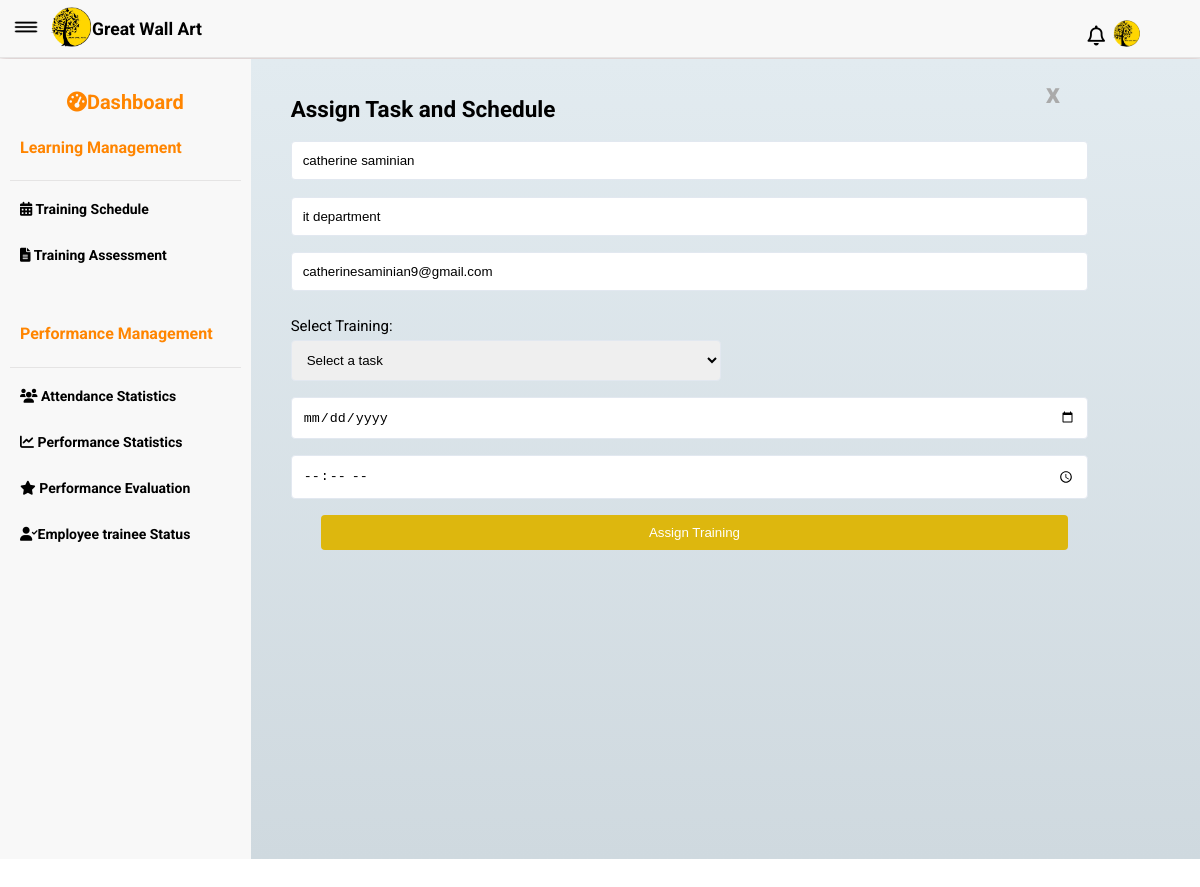
The app's page /adsched.php?id=46 with its own data.
### tables this page shows
CREATE TABLE `train` (
  `id` int(100) NOT NULL,
  `emname` varchar(100) NOT NULL,
  `depart` varchar(100) NOT NULL,
  `email` varchar(100) NOT NULL
);

### adsched.php (the view, shortened to what this page needs)
<?php
include 'connect.php';
$id = $_GET['id'];
  $query = "SELECT * FROM train where id='$id'";
  $data = mysqli_query($con,$query);
  $result = mysqli_fetch_assoc($data);
?>
<!DOCTYPE html>
<html lang="en">
<head>
    <link rel="stylesheet" href="css/style.css">
    <link rel="stylesheet" href="css/style1.css">
    <link rel="stylesheet" href="https://cdnjs.cloudflare.com/ajax/libs/font-awesome/6.0.0-beta3/css/all.min.css">
</head>
<body style="overflow: hidden;">
    <nav class="d-flex bg-primary border-color border-bottom flex-align-center padding-medium view-height-10 justify-content-between nav-shadow">
        <div class="d-flex flex-align-center">
            <button onclick="onToggle()" class="btn border-none bg-transparent">
                <img src="img/menu.png" height="20" width="30" alt="menu">
            </button>
            <a href=""><img src="img/gwamlogo.png" width="40" alt="logo"></a>
            <span><h3>Great Wall Art</h3></span>
        </div>
        <div class="navbar-right ml-auto">
            <button class="notification">
                <i class="fa-regular fa-bell" style="font-size: 20px;"></i>
            </button>
            <div class="dropdown">
                <a href="#" onclick="toggleDropdown()" id="profile-icon">
                    <img src="img/gwamlogo.png" alt="profile" width="27" height="27" class="border-radius-full">
                </a>
            </div>
        </div>
    </nav>
    <div class="container">
        <div class="d-flex bg-primary view-height-100">
            <div id="sidebar" class="sidebar text-black border-right text-center border-color"></br>
                <a href="dashboard.php" class="dashboard">
                    <h1><i class="fas fa-tachometer-alt"></i>Dashboard</h1>
                </a>
                <h2>Learning Management</h2>
                <hr class="border-color border-bottom seperator">
                <a href="schedule.php" class="text-black">
                    <h3><i class="fas fa-calendar-alt"></i> Training Schedule</h3>
                </a>
                <a href="assessment.php" class="text-black">
                    <h3><i class="fas fa-file-alt"></i> Training Assessment</h3>
                </a></br>
                <h2>Performance Management</h2>
                <hr class="border-color border-bottom seperator">
                <a href="attendancestat.php" class="text-black">
                    <h3><i class="fas fa-users"></i> Attendance Statistics</h3>
                </a>
                <a href="performancestats.php" class="text-black">
                    <h3><i class="fas fa-chart-line"></i> Performance Statistics</h3>
                </a>
                <a href="evaluation.php" class="text-black">
                    <h3><i class="fas fa-star"></i> Performance Evaluation</h3>
                </a>
                <a href="status.php" class="text-black">
                    <h3><i class="fas fa-user-check"></i>Employee trainee Status</h3>
                </a>
    </div>
    <div class="main-content">
    <div class="container"><br>
           <a href="schedule.php"><span class="close1">x</span></a>
            <h2>Assign Task and Schedule</h2>
            <form action="" method="post">
                <input type="text" name="name" value="<?php echo $result['emname'];?>" readonly>
                <input type="text" name="depart" value="<?php echo $result['depart'];?>" readonly>
                <input type="email" name="email" value="<?php echo $result['email'];?>" readonly>
                <label for="task">Select Training:</label>
                <select id="task" name="task" style="width: 430px;" required>
                    <option value="" disabled selected>Select a task</option>
                </select>
                <input type="date" id="date" name="date" required>
                <input type="time" id="time" name="time" required>
                <button class="button button2" style="width: 87%; margin-left: 30px;" name="submit">Assign Training</button>
            </form>
    </div>
</body>
</html>

### css/style.css (style rules this page uses)
body { font-family: 'Roboto'; font-size: 15px; padding: 0%; margin: 0%; }
.nav-shadow { border: 1px solid #fcfafa; box-shadow: 0 4px 8px rgba(214, 200, 200, 0.932); }
.navbar-right { display: flex; align-items: center; gap: 1px; }
.ml-auto { margin-left: auto; }
.notification { background: none; border: none; margin-left: -10px; margin-right: 1px; cursor: pointer; }
.border-radius-full { border-radius: 50%; }
.dropdown { position: relative; }
.navbar-right { position: absolute; right: 60px; top: 20px; }
.border-color { border-color:#e2e0e0d5; border-width: 0; }
.main-content { width: 100%; background: linear-gradient(to top, #cfd9df 0%, #e2ebf0 100%); padding-left: 40px; padding-right: 50px; }
.bg-primary { background-color:rgb(248, 248, 248); }
h3 { color: black; margin-left: 1px; text-align: center; }
.dashboard h1 { color:#FF8500; font-size: 20px; }
.container { width: 100%; height: 150%; }
.seperator { margin-left: 10px; margin-right: 10px; }
.sidebar { white-space: nowrap; width: 200px; overflow: hidden; transition: width 0.5s ease-in-out; }
.sidebar>h2 { padding: 10px; margin-left: 10px; font-size: 16px; color:#FF8500; text-align: justify; }
.sidebar>a>h3, .sidebar>a>h2 { padding: 10px; margin-left:15px; margin: 10px; font-size: 14px; color: black; text-align:justify ; }
.padding-medium { padding: 1px; padding-bottom: 1px; margin-bottom: 1px; color: aliceblue; }
.border-none { border: 0; }
.border-bottom { border-bottom-width: 1px; }
.border-right { border-right-width: 5px; }
.bg-transparent { background-color: transparent; }
.d-flex { display: flex; width: 100%; }
.flex-align-center { align-items: center; width: 100%; }
.btn { padding: 5px 10px 5px 10px; }
.text-black { color: white; }
.text-center { text-align: center; }
a { text-decoration: none; }
.view-height-100 { height: 100vh; }
input[type="text"], textarea { width: 100%; padding: 10px; margin: 1px 0; border: 1px solid #ccc; border-radius: 4px; }
label { display: block; margin: 10px 0 5px; }
input[type="text"], input[type="time"], input[type="number"], input[type="checkbox"] { width: 100%; padding: 8px; margin-bottom: 10px; border: 1px solid #ccc; border-radius: 4px; }
input[type="email"] { width: 95%; padding: 10px; margin-bottom: 10px; border: 1px solid #ccc; border-radius: 4px; }
.close1 { color: #aaa; float: right; font-size: 28px; font-weight: bold; margin-right: 90px; }

### css/style1.css (style rules this page uses)
body { font-family: 'Roboto'; font-size: 15px; padding: 0%; margin: 0%; }
.main-content { width: 100%; background: linear-gradient(to top, #cfd9df 0%, #e2ebf0 100%); padding-left: 40px; padding-right: 50px; }
h2, h3 { color: #000000; text-align: left; }
h2 { display:block; font-size: 1.5em; margin-block-start: 0.83em; margin-block-end:0.83em ; }
.input,select { width: 90%; padding: 10px; border: 1px solid #e2e8f0; border-radius: 4px; margin-bottom: 16px; }
#task, #date, #time { width: 90%; padding: 11px; border: 1px solid #e2e8f0; border-radius: 4px; margin-bottom: 16px; }
input[type="text"], input[type="email"] { width: 90%; padding: 11px; border: 1px solid #e2e8f0; border-radius: 4px; margin-bottom: 16px; }
.button2 { width: 120px; background-color: #ddb70e; color: white; padding: 10px; border: none; border-radius: 4px; cursor: pointer; }

### records on screen
train: name "catherine saminian", depart "it department", email "catherinesaminian9@gmail.com"
